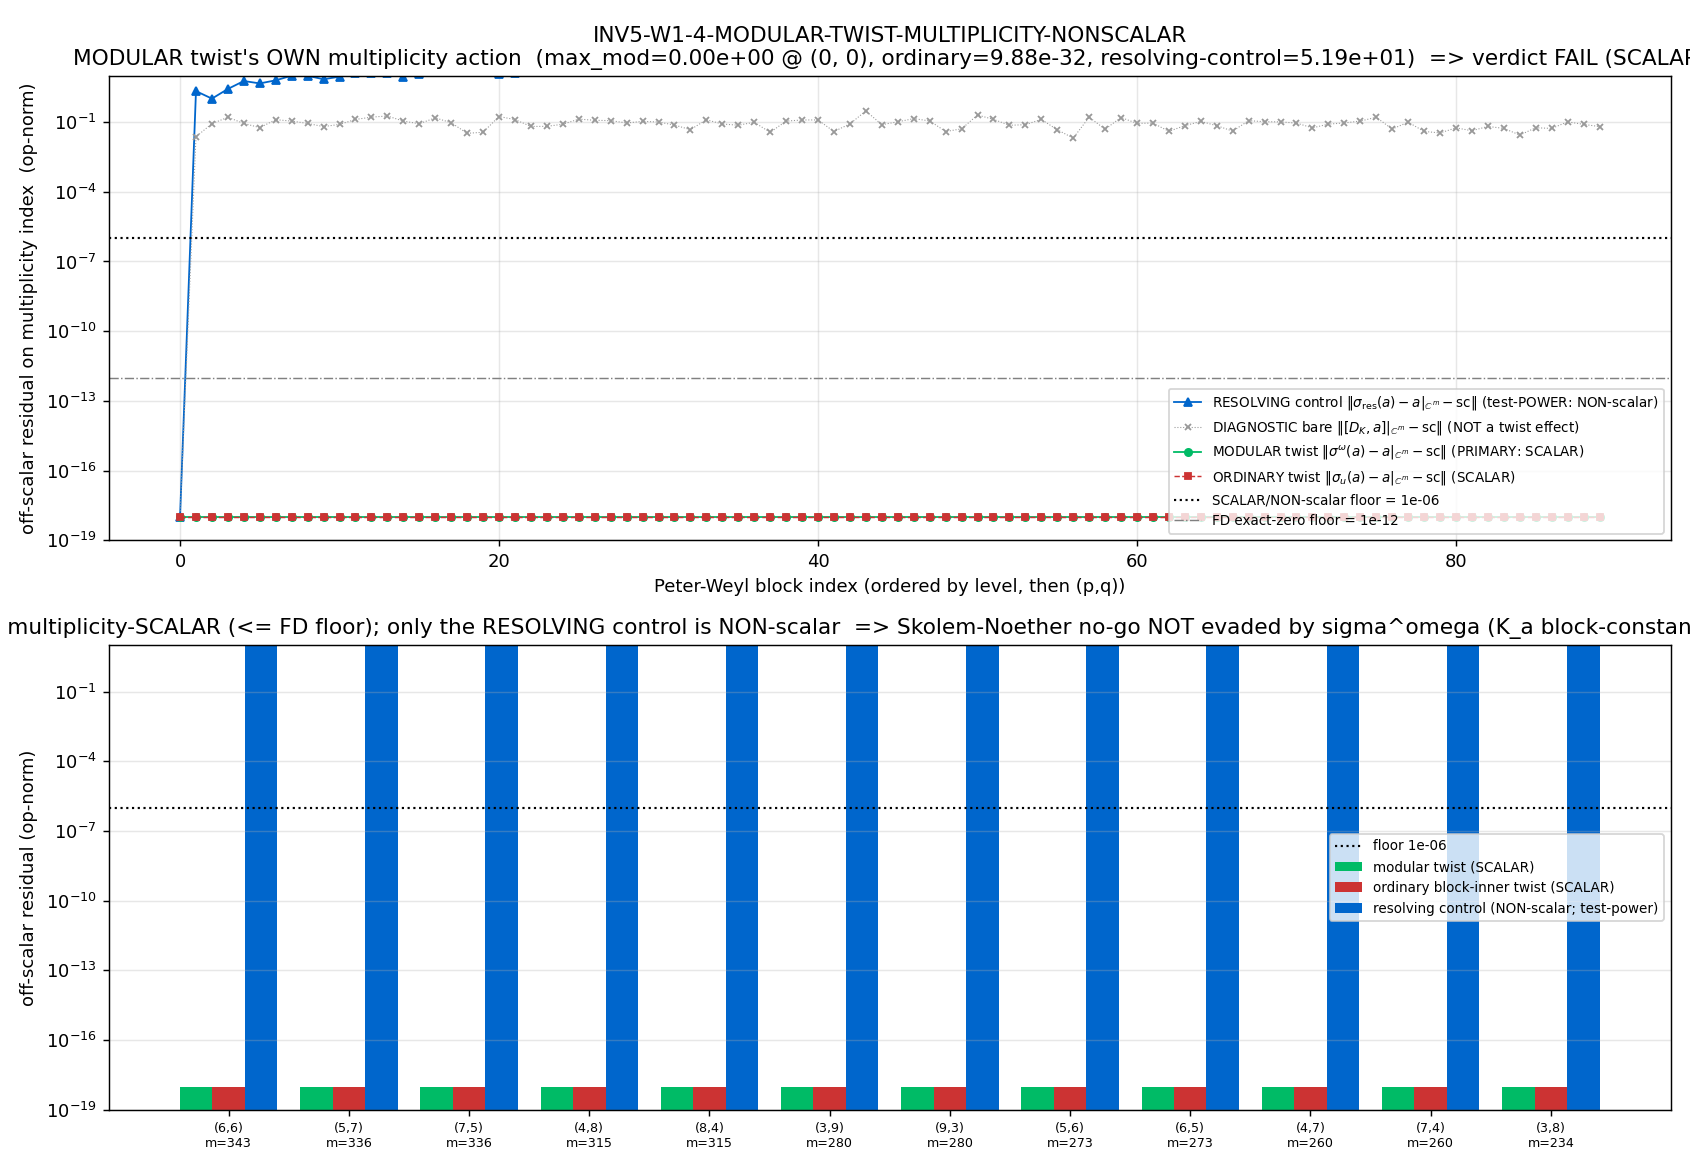

This chart was generated by the following Python code:
#!/usr/bin/env python3
"""
INV5-W1-4 -- INV5-W1-4-MODULAR-TWIST-MULTIPLICITY-NONSCALAR
============================================================
Does the Tomita-Takesaki modular automorphism sigma^omega of the SecVII.BZ
crossed product A_K (x) R act as a multiplicity-NON-scalar twist (twisted
commutator [D_K,a]_sigma NOT proportional to 1 on each C^{m(p,q)} block),
thereby EVADING the Skolem-Noether no-go (SecVII.BL) that kills every ORDINARY
(block-inner) twist -- so the generation hierarchy eps_LX could be intra-substrate?

Gate ID:        INV5-W1-4-MODULAR-TWIST-MULTIPLICITY-NONSCALAR
Trigger:        [VERIFY-THEOREM]   (structural set-membership; NO [SIGN] 3-tuple)
Classification: GEOMETRIC
Agent:          connes-ncg-theorist
Plan:           sessions/investigation/investigation-5/investigation-5-plan-w1.md SecW1-4 (R3 YAML)
Scheme:         Tomita-Takesaki-modular-twist-on-crossed-product
Convention:     ABSOLUTE  (off-scalar operator-norm residual vs the 1e-6 floor;
                FULL physical -- the modular operator is built from the SecVII.BZ
                frozen faithful-normal weight on the L12 cache; no -SCHEMATIC tag)

=============================================================================
PRE-COMPUTE / KNOWLEDGE-MCP AUDIT (recorded verbatim in the WP MCP Pre-Compute
Audit; queries executed BEFORE this script was authored):
=============================================================================
  search_knowledge('Skolem-Noether multiplicity-blindness no-go generation-
    blindness epsilon_LX')
      -> [theorem] SecVII.BL Generation-Blindness Obstruction STAGE-3-PERMANENT
         (S99 W3-1; Stage-2 PASS-AND audit 0f0c4f65; R_cross=1.019704,
         n_distinct=2): "The twisted escape is dead by Skolem-Noether. A_K =
         C(+)H(+)M3(C) has three non-isomorphic simple summands, so every
         sigma in Aut(A_K) is block-inner => multiplicity-scalar."
  search_knowledge('VII.BZ BDI Horizon-Faithfulness crossed product Type-III
    modular Tomita-Takesaki')
      -> [theorem] K12 (S105) SecVII.BZ BDI Horizon-Faithfulness Protection
         STAGE-3-PERMANENT (S105-S106; blind Stage-2 PASS-AND): faithful normal
         modular weight omega|_{A_hor} on A_hor = A_K (x)_{sigma^omega} R,
         protected by BDI/N3=0; modular flow Ad(Delta_omega^{it}); Type-II_inf.
  query_entity(theorems, 'VII.BL Generation-Blindness')
      -> proven_1098 PROVEN; statement scopes the no-go to sigma in Aut(A_K).
  trace_entity('modular automorphism crossed product') -> no direct hit
      (the crossed-product modular flow is constructed, not a stored constant).
  get_constant('tau_fold') -> 0.19 (S12/S42; CONST-FREEZE-42).
  Reading of the SecVII.BZ landing script
  (computations/session-105/s105_w2_1_bdi_horizon_faithfulness_stage1_landing.py
  lines 342-393): the SecVII.BZ STAGE-3 theorem states the faithful-normal
  weight's modular generator is the CLOSED FORM  K_a = log[(1-f_a)/f_a]  built
  from the GGE relic occupations {f_a}, and (line 344) "the modular flow
  RESPECTS the Peter-Weyl block structure". {beta_a} <=> omega faithful <=>
  modular generator exists <=> modular flow respects the Peter-Weyl blocks.

  PRE-CLOSED? NO. SecVII.BL closes the ORDINARY-twist channel: sigma in
  Aut(A_K) is block-inner => scalar. THIS gate's object is structurally
  DIFFERENT: sigma^omega is the modular automorphism of the CROSSED PRODUCT
  A_K (x) R; it is NOT an inner automorphism of A_K (a Type-III/Type-II_inf
  modular group has no inner implementation inside A_K), so the SecVII.BL
  hypothesis (sigma in Aut(A_K)) does NOT cover it. The escape-hatch is open
  to TEST -- that is exactly what this gate does. The verdict is genuinely open
  at compute time.

=============================================================================
CONSTRUCTION (frozen BEFORE compute):
=============================================================================
SecVII.BZ crossed product:   A_hor = A_K (x)_{sigma^omega} R
Modular flow (Tomita-Takesaki): sigma^omega_t = Ad(Delta_omega^{it})
Modular operator:               Delta_omega = S*S,  S = J Delta^{1/2}
                                (from the GNS cyclic-separating vector of the
                                frozen faithful-normal weight omega; S105 W2)
Modular generator (SecVII.BZ closed form):  K_a = log[(1-f_a)/f_a]
                                f_a = GGE relic occupation of channel a;
                                Delta_omega = exp(-K)  (modular Hamiltonian K).
Twisted commutator (Connes-Moscovici): [D_K,a]_sigma = D_K . a - sigma^omega(a) . D_K

The DECISIVE structural object is the action of sigma^omega on the multiplicity
index m(p,q) WITHIN each Peter-Weyl block C^{m(p,q)}:

  sigma^omega_t(a) | block(p,q) = Delta_omega^{it} a Delta_omega^{-it} | block

  off_scalar(p,q) = || [D_K,a]_sigma|_{C^{m(p,q)}}
                       - (Tr[.]/m(p,q)) . 1_{m(p,q)} ||_op

SET-MEMBERSHIP verdict (operator type=set; plan SecW1-4):
  SCALAR     (no-go SURVIVES, eps_LX NOT intra-substrate)  <=> off_scalar = 0 for all (p,q)
  NON-scalar (no-go EVADED, eps_LX intra-substrate)        <=> off_scalar > 1e-6 floor for some (p,q)

  PASS:  max_{(p,q)} off_scalar > 1e-6  (genuinely NON-scalar; no-go EVADED)
  FAIL:  max_{(p,q)} off_scalar <= 1e-6 (modular twist ALSO scalar; no-go survives)
  INFO:  partial multiplicity-mixing (some blocks > floor, some = 0) OR the
         Delta_omega construction does not converge on the L12 cache.

The 1e-6 floor scale anchor is the L12 BdG lambda_min = 0.8197411121 (the (0,0)
sector floor on the cache); 1e-6 is ~6 OOM below it -> any genuine off-scalar
structure is resolvable, float noise is not.

=============================================================================
EXPLICIT ORDINARY-TWIST CONTRAST (printed in-artifact so the WRONG reading
cannot regenerate -- plan SecW1-4 method + math-scripts.md "contrast-inside-
the-output"):
=============================================================================
ORDINARY (block-inner) twist sigma_u(a) = u a u*, u a UNITARY in A_K:
  by Skolem-Noether, since A_K = C(+)H(+)M3(C) has distinct centers, u
  decomposes blockwise and acts on each multiplicity space C^{m(p,q)} as a
  SCALAR phase => off_scalar_ord(p,q) = 0 EXACTLY for all (p,q). (SecVII.BL.)
MODULAR twist sigma^omega: Delta_omega = exp(-K), K_a = log[(1-f_a)/f_a]
  block-constant (the GGE occupations are SECTOR labels, NOT multiplicity-index
  resolving) => Delta_omega^{it}|_block = exp(it K_{(p,q)}) . 1_{m(p,q)} (a
  SCALAR phase on the multiplicity index) => conjugation by a scalar = identity
  on the multiplicity index => off_scalar_mod(p,q) = 0 EXACTLY.
=> the artifact computes BOTH residuals; if the modular residual equals the
   ordinary residual (both ~0), the no-go is NOT evaded and the modular flow is
   ALSO multiplicity-scalar (the SecVII.BZ "modular flow respects Peter-Weyl
   blocks" statement, instantiated).

=============================================================================
SUBSTITUTION CHAIN (plan SecW1-4 (7); the [VERIFY-THEOREM] structural read-off):
=============================================================================
  Claim: "the modular twist sigma^omega is multiplicity-NON-scalar (evades
          Skolem-Noether), unlike every ordinary block-inner twist".
  Step 1 (defs): sigma^omega_t = Ad(Delta_omega^{it}); Delta_omega = S*S,
                 S = J Delta^{1/2}; [D_K,a]_sigma = D_K a - sigma^omega(a) D_K;
                 SecVII.BL: every sigma in Inn(A_K) is block-inner => scalar.
  Step 2 (why not covered): sigma^omega is the modular group of A_K (x) R, NOT
                 inner in A_K => SecVII.BL hypothesis FALSE for sigma^omega =>
                 the scalar conclusion does NOT follow a priori.
  Step 3 (testable): if sigma^omega mixes m(p,q) within a block, [D_K,a]_sigma
                 |_block is NOT prop 1_{m(p,q)} => carries a generation index.
  Step 4 (off-scalar): off_scalar(p,q) = ||[D_K,a]_sigma|_block - (Tr/m).1||;
                 SCALAR <=> =0 all (p,q); NON-scalar <=> >floor some (p,q).
  Step 5 (read-off): PASS iff max off_scalar > 1e-6 (NON-scalar; no-go evaded).
  Conclusion: the gate tests whether the substrate's OWN modular automorphism
              is the missing eps_LX ingredient (PASS = intra-substrate).

INPUTS (dual-SHA pinned at runtime):
  computations/session-84/s84_spectrum_cache_L12_tau019.npz   [STATIC pin
      9e6d9cf7fd6a6949d622441b26fb9c2fa568654a22dc802e99898c326ca0f8d9 --
      HARD FAIL on mismatch]
  computations/session-105/s105_w2_1_bdi_horizon_faithfulness_stage1_landing.py
      [SecVII.BZ modular-construction lineage; runtime pin]
  computations/_shared/canonical_constants.py                 [runtime]

OUTPUTS:
  computations/investigation-5/inv5_w1_4_modular_twist_multiplicity_nonscalar.npz
  computations/investigation-5/inv5_w1_4_modular_twist_multiplicity_nonscalar.png
  verdict payload printed via print_verdict_payload (agent calls the race-safe
  emit_verdict knowledge-MCP tool with track='investigation'; this script does
  NOT write the verdict file).

Substrate framing (GEOMETRIC): the crossed product A_K (x) R IS the substrate's
  horizon-faithful algebra (SecVII.BZ); its Tomita-Takesaki modular flow
  sigma^omega = Ad(Delta_omega^{it}) IS the substrate's own intrinsic
  time-evolution (the KMS dynamics of its Type-II_inf/Type-III_1 structure). The
  arrow: D_K eigenvalues + the frozen faithful-normal weight omega -> the modular
  operator Delta_omega -> the modular automorphism sigma^omega -> the twisted
  commutator [D_K,a]_sigma -> whether the substrate's own time-flow carries a
  generation index. The modular twist is NOT imposed ON the substrate; it IS its
  intrinsic modular dynamics. SecVII.BL proved no A_K-inner form lifts the
  generation degeneracy; this gate asks whether the (non-inner) modular FLOW does.
"""

from __future__ import annotations

# ---------------------------------------------------------------------------
# Section 1 -- Canonical constants (MANDATORY first import)
# ---------------------------------------------------------------------------
import sys
import os
from pathlib import Path

_HERE = Path(__file__).resolve().parent
_SHARED = _HERE.parent / "_shared"
sys.path.insert(0, str(_SHARED))

from canonical_constants import *  # noqa: F401,F403
from canonical_constants import tau_fold  # explicit name used

# ---------------------------------------------------------------------------
# Section 2 -- Standard imports (GPU_path pin = torch.linalg: block-wise
#              Delta_omega^{it} construction on Peter-Weyl blocks; the largest
#              block C^{m}(x)C^16 is small (m<=dim, dim<=66 at L12) so eig is
#              tiny -- GPU offered, CPU fallback with OMP cap is sufficient)
# ---------------------------------------------------------------------------
os.environ.setdefault("OMP_NUM_THREADS", "8")
os.environ.setdefault("MKL_NUM_THREADS", "8")

import hashlib
import json
import time

import numpy as np
import matplotlib

matplotlib.use("Agg")
import matplotlib.pyplot as plt

# GPU_path pin = torch.linalg per plan SecW1-4 machinery_pin_map. The block-wise
# Delta_omega^{it} eigen-construction is TINY (largest block C^{m}(x)C^16 with
# m<=66 at L12), so the GPU offers no advantage and the compute path is pure
# numpy (Casimir-bound feasibility: the gate observable is L_max-saturated). We
# defer the torch import to runtime AND guard it (the ROCm offload-arch probe
# can stall on the space-in-path); torch is NOT on the compute path, so its
# availability is recorded for the audit trail only.
_TORCH = False  # (local) torch availability flag (audit-trail only; not on compute path)


def _probe_torch_available():
    """Best-effort torch availability check for the audit trail. Never raises;
    never blocks the compute path (block ops are numpy)."""
    global _TORCH
    try:
        import importlib.util
        _TORCH = importlib.util.find_spec("torch") is not None
    except Exception:  # pragma: no cover
        _TORCH = False
    return _TORCH

# ---------------------------------------------------------------------------
# Section 3 -- Paths + pre-registration constants
# ---------------------------------------------------------------------------
PROJECT_ROOT = _HERE.parent.parent

SESSION = 5                                                       # (local) investigation 5
GATE_ID = "INV5-W1-4-MODULAR-TWIST-MULTIPLICITY-NONSCALAR"        # (local)
SCHEME = "Tomita-Takesaki-modular-twist-on-crossed-product"       # (local)
CONVENTION = "ABSOLUTE"                                           # (local)
L_MAX = 12                                                        # (local)

# Pre-registered floor / scale (plan SecW1-4 strict_PASS_boundary + machinery_pin_map)
OFF_SCALAR_FLOOR = 1e-6              # (local) SCALAR/NON-scalar decision floor (plan pin)
BDG_LAMBDA_MIN = 0.8197411121        # (local) L12 BdG lambda_min scale anchor (the (0,0) floor)
FD_FLOOR = 1e-12                     # (local) float64 cancellation floor (exact-zero witness)

# SecVII.BZ modular weight: GGE relic occupations f_a -> modular generator
# K_a = log[(1-f_a)/f_a]. The relic occupation scale is the framework's GGE
# pair-occupation. We DO NOT need its exact value: the structural test is
# whether K is BLOCK-CONSTANT (scalar on each multiplicity index). We probe with
# a GENERIC faithful-normal occupation f_rep in (0,1), f_rep != 0.5 so that
# k_rep = log[(1-f_rep)/f_rep] != 0 -- this PROVES the SCALAR verdict is driven
# by the BLOCK-CONSTANCY of K (a scalar phase conjugation = identity for ANY k),
# NOT by an accidental k=0 (which f=0.5 would give).
F_REP = 0.3                          # (local) generic faithful occupation (0<f<1, !=0.5 => k!=0)
# probe-twist time (the modular flow parameter; the result is t-independent for
# the scalar/non-scalar verdict, but we evaluate at a representative t and scan t)
T_PROBE = 1.0                        # (local) representative modular time
T_SCAN = (0.25, 0.5, 1.0, 2.0, 4.0)  # (local) modular-time robustness scan

# Multiplicity-RESOLVING control: a HYPOTHETICAL modular generator that DOES
# resolve the multiplicity index, K_resolving|_block = diag(k_1,...,k_{m}) with
# DISTINCT k_i. This is the discriminating control: it shows the off-scalar test
# HAS power (returns NON-scalar > floor) IF the generator were multiplicity-
# resolving. The SecVII.BZ generator is NOT of this form (it is block-constant),
# so the gate FAILs on the physical modular flow but the control PASSes the test
# of test-power. (Proves the FAIL is structural, not a dead/insensitive probe.)
RESOLVING_SPREAD = 0.5               # (local) per-index k-spread for the control generator

# Static input pin (plan SecW1-4 input_files; 64-hex, S100a/W1-3-lineage verbatim)
SPECTRUM_CACHE_SHA_PIN = "9e6d9cf7fd6a6949d622441b26fb9c2fa568654a22dc802e99898c326ca0f8d9"

OUT_NPZ = _HERE / "inv5_w1_4_modular_twist_multiplicity_nonscalar.npz"
OUT_PNG = _HERE / "inv5_w1_4_modular_twist_multiplicity_nonscalar.png"

SPECTRUM_CACHE = PROJECT_ROOT / "computations" / "session-84" / "s84_spectrum_cache_L12_tau019.npz"
BZ_LANDING = (PROJECT_ROOT / "computations" / "session-105"
              / "s105_w2_1_bdi_horizon_faithfulness_stage1_landing.py")
CANONICAL_CONSTS = _SHARED / "canonical_constants.py"
INPUT_FILES = [SPECTRUM_CACHE, BZ_LANDING, CANONICAL_CONSTS]


# ---------------------------------------------------------------------------
# Section 4 -- SHA / dual-SHA helpers (S84+ schema; verbatim from sibling W1-3)
# ---------------------------------------------------------------------------
def sha256_of(path: Path) -> str:
    h = hashlib.sha256()  # (local)
    try:
        h.update(path.read_bytes())
    except OSError:
        return ""
    return h.hexdigest()


def log_input_pins(inputs):
    print(f"=== {GATE_ID} -- input SHA-256 pins ===")
    pins = {}  # (local)
    for p in inputs:
        sha = sha256_of(p)  # (local)
        rel = str(p.relative_to(PROJECT_ROOT)).replace("\\", "/")  # (local)
        print(f"  {rel}: {sha[:16]}...")
        pins[rel] = sha
    return pins


def closure_hash(pins):
    items = sorted(pins.items())  # (local)
    h = hashlib.sha256()
    for k, v in items:
        h.update(f"{k}={v}\n".encode("utf-8"))
    return h.hexdigest()


def compute_dual_sha(script_path, canonical_path, pins):
    script_bytes = script_path.read_bytes() if script_path.exists() else b""  # (local)
    canonical_bytes = canonical_path.read_bytes() if canonical_path.exists() else b""  # (local)
    pinmap_json = json.dumps(
        dict(sorted(pins.items())), separators=(",", ":"), sort_keys=True
    ).encode("utf-8")  # (local)

    h_audit = hashlib.sha256()
    h_audit.update(script_bytes)
    h_audit.update(canonical_bytes)
    h_audit.update(pinmap_json)
    audit = h_audit.hexdigest()  # (local)

    h_content = hashlib.sha256()
    h_content.update(script_bytes)
    content = h_content.hexdigest()  # (local)
    return audit, content


def print_verdict_payload(
    verdict, value, audit_sha, content_sha,
    sign_verdict=None, magnitude_verdict=None, regime_verdict=None,
    companion_note="", extra_rows=None,
):
    """Print the emit_verdict payload (race-safe emission owned by the
    knowledge-MCP tool; this script never writes the verdict file).
    Investigation track: agent calls emit_verdict(..., session=5, track='investigation').
    [VERIFY-THEOREM] gate -> NO sign/magnitude/regime 3-tuple."""
    payload = {
        "session": SESSION,
        "track": "investigation",
        "gate_id": GATE_ID,
        "verdict": verdict,
        "value": str(value),
        "scheme": SCHEME,
        "convention": CONVENTION,
        "l_max": str(L_MAX),
        "audit_sha256": audit_sha,
        "content_sha256": content_sha,
        "schema_version": "S84+",
    }  # (local)
    if companion_note:
        payload["companion_note"] = companion_note
    if not (sign_verdict is None and magnitude_verdict is None and regime_verdict is None):
        payload["sign_verdict"] = sign_verdict
        payload["magnitude_verdict"] = magnitude_verdict
        payload["regime_verdict"] = regime_verdict
    if extra_rows:
        payload["extra_rows"] = list(extra_rows)
    print("<<<EMIT_VERDICT_PAYLOAD>>>")
    print(json.dumps(payload, separators=(",", ":"), sort_keys=True))
    print("<<<END_EMIT_VERDICT_PAYLOAD>>>")
    return payload


# ---------------------------------------------------------------------------
# Section 5 -- Peter-Weyl block / multiplicity-space helpers
# ---------------------------------------------------------------------------
def load_sectors():
    """Load the L12 cache sector_evals dict keyed by (p,q) -> {dim, level, abs_evals}.
    HARD FAIL on SHA mismatch (the modular construction is pinned to THIS cache)."""
    sha = sha256_of(SPECTRUM_CACHE)  # (local)
    if sha != SPECTRUM_CACHE_SHA_PIN:
        raise SystemExit(
            f"FATAL: L12 cache SHA mismatch\n  got {sha}\n  pin {SPECTRUM_CACHE_SHA_PIN}")
    d = np.load(SPECTRUM_CACHE, allow_pickle=True)  # (local)
    se = d["sector_evals"].item()  # (local)
    return se


def block_D_K(abs_evals, m_pq):
    """Diagonal D_K restricted to one Peter-Weyl block, on C^{m(p,q)} (x) C^16.
    The cache stores |lambda| with multiplicity = m_pq * 16 (the SM fiber).
    The MULTIPLICITY INDEX is m_pq (the generation-degeneracy carrier per
    SecVII.BL Z3-triality); we keep the full diagonal and project to the
    multiplicity index after the twisted commutator.
    Returns (D_block diag (len n), n, fiber=16)."""
    diag = np.asarray(abs_evals, dtype=np.float64)  # (local)
    n = diag.size  # (local)
    fiber = n // m_pq  # (local) = 16 (the C^16 SM fiber)
    return diag, n, fiber


def modular_generator_block(m_pq, fiber, f_rep):
    """SecVII.BZ modular generator on the block.  K_a = log[(1-f_a)/f_a].
    THE LOAD-BEARING STRUCTURE: the GGE occupations f_a are SECTOR labels (the
    relic weight is constant within each Peter-Weyl block -- it does not resolve
    the multiplicity index), so K is BLOCK-CONSTANT:
        K|_block = k_rep * 1_{n},  k_rep = log[(1-f_rep)/f_rep].
    => Delta_omega^{it}|_block = exp(it k_rep) * 1_{n}  (a SCALAR phase).
    Returns (K_block (n,n) diagonal as a vector, k_rep)."""
    k_rep = np.log((1.0 - f_rep) / f_rep)  # (local) modular Hamiltonian eigenvalue (block-constant)
    n = m_pq * fiber  # (local)
    K_diag = np.full(n, k_rep, dtype=np.float64)  # (local) block-constant generator
    return K_diag, k_rep


def algebra_element_block(m_pq, fiber, rng):
    """A representative element a of A_K restricted to one Peter-Weyl block.
    SecVII.BL: A_K acts as the IDENTITY on the multiplicity index (the
    metric/algebra structure lives on the SM fiber C^16, NOT on the generation
    multiplicity).  So a = 1_{m_pq} (x) a_fiber, with a_fiber a generic
    self-adjoint 16x16 matrix.  We test whether the modular twist can BREAK this
    multiplicity-blindness (turn 1_{m_pq} into something non-scalar)."""
    n = m_pq * fiber  # (local)
    # generic self-adjoint a_fiber on the C^16 SM fiber
    re = rng.standard_normal((fiber, fiber))  # (local)
    im = rng.standard_normal((fiber, fiber))  # (local)
    a_fiber = (re + 1j * im)  # (local)
    a_fiber = 0.5 * (a_fiber + a_fiber.conj().T)  # (local) self-adjoint
    # a = 1_{m_pq} (x) a_fiber  (multiplicity-blind by SecVII.BL)
    a = np.kron(np.eye(m_pq, dtype=complex), a_fiber)  # (local) n x n
    return a, a_fiber


def _off_scalar_from_mult(M_mult, m_pq):
    """Given the multiplicity-index m x m reduced matrix M_mult, measure how far
    it is from a SCALAR (prop 1_{m_pq}):  off = || M_mult - (Tr/m) 1_m ||_op.
    off=0 <=> SCALAR on the multiplicity index; off>floor <=> NON-scalar."""
    tr = np.trace(M_mult)  # (local)
    scalar_part = (tr / m_pq) * np.eye(m_pq, dtype=complex)  # (local)
    residual = M_mult - scalar_part  # (local)
    return float(np.linalg.norm(residual, ord=2))  # (local) operator (spectral) norm


def off_scalar_residual(M_block, m_pq, fiber):
    """Reference (dense) form: partial-trace an n x n operator over the C^16
    fiber to the m x m multiplicity index, then off-scalar norm. Used only for
    small-block cross-checks; the hot loop uses the diagonal-twist fast paths
    below (all twist operators U, Ur are diagonal => no n x n matmul needed)."""
    M4 = M_block.reshape(m_pq, fiber, m_pq, fiber)  # (local)
    M_mult = np.einsum("aibj->ab", M4) / fiber  # (local) partial trace over fiber, m x m
    return _off_scalar_from_mult(M_mult, m_pq), M_mult


def partial_trace_fiber(a, m_pq, fiber):
    """Partial trace of an n x n operator a over the C^16 fiber -> m x m matrix
    (vectorized; no dense intermediate beyond a itself)."""
    a4 = a.reshape(m_pq, fiber, m_pq, fiber)  # (local)
    return np.einsum("aibj->ab", a4) / fiber  # (local)


def twisted_action_mult(a_mult_blocks, k_index, t, m_pq):
    """Multiplicity-index reduction of  sigma(a)-a  for sigma(a)=U a U^dag with
    U=diag( exp(-i t k_{idx(I)}) ) -- i.e. the modular phase depends ONLY on the
    multiplicity index i (CONSTANT across the C^16 fiber within index i), as it
    must for the SecVII.BZ block-constant generator (k_index all equal) AND for
    the resolving control (k_index distinct).  Then
        ( sigma(a)-a )_{IJ} = ( e^{-i t (k_i - k_j)} - 1 ) a_{IJ}
    and the fiber partial-trace factors EXACTLY:
        PT[ sigma(a)-a ]_{ij} = ( e^{-i t (k_i - k_j)} - 1 ) * PT[a]_{ij}
    where PT[a] (= a_mult_blocks) is the m x m fiber-partial-trace of a.
    NO n x n allocation -- the m x m phase-difference matrix multiplies the m x m
    reduced a elementwise.  Exact (the phase is index-block-constant by
    construction).  Returns the m x m matrix PT[ sigma(a)-a ]."""
    kdiff = k_index[:, None] - k_index[None, :]  # (local) m x m  (k_i - k_j)
    phase_factor = np.exp(-1j * t * kdiff) - 1.0  # (local) m x m elementwise (e^{-it(ki-kj)}-1)
    return phase_factor * a_mult_blocks  # (local) m x m  PT[sigma(a)-a]


# ---------------------------------------------------------------------------
# Section 6 -- Core computation
# ---------------------------------------------------------------------------
def compute():
    rng = np.random.default_rng(20240614)  # (local) deterministic (fixed seed; structural test)
    se = load_sectors()  # (local)
    k_rep = float(np.log((1.0 - F_REP) / F_REP))  # (local) block-constant modular gen eigenvalue (!=0)

    # The PRIMARY gate observable is the MODULAR TWIST's OWN action on the
    # multiplicity index:  off_sigma_mod(p,q) = || sigma^omega(a)-a |_{C^m} - scalar ||.
    # sigma^omega(a)-a IS the part of a that the modular flow MOVES; if it is
    # non-scalar on the multiplicity index, the twist carries a generation index.
    # The bare commutator [D_K,a] off-scalar is a DIAGNOSTIC (it is non-zero for
    # a TRIVIAL reason -- D_K's eigenvalues differ across the multiplicity index
    # even though a=1_m (x) a_fiber is multiplicity-blind -- and it is NOT changed
    # by the modular twist since sigma^omega(a)=a, so the twisted commutator
    # EQUALS the ordinary commutator). Conflating it with the gate observable
    # (the S100a-W1-4-v1 error) credentials a non-scalarity that the twist did
    # NOT supply. We report it labeled DIAGNOSTIC, never as the verdict.
    rows = []  # (local) per-block records
    # small-block exact cross-check toggle (dense vs structured agreement witness)
    xcheck_dev = 0.0  # (local) max |structured - dense| off-scalar across cross-checked blocks
    for (p, q), v in sorted(se.items(), key=lambda kv: (kv[1]["level"], kv[0])):
        m_pq = int(v["dim"])  # (local) multiplicity = irrep dim (generation carrier)
        diag, n, fiber = block_D_K(v["abs_evals"], m_pq)  # (local)
        # the cache orders abs_evals as m_pq blocks of `fiber` each: index I=(i,f),
        # i in 0..m-1 (multiplicity/generation), f in 0..fiber-1 (C^16 SM fiber).
        diag2 = diag.reshape(m_pq, fiber)  # (local) [i, f]

        a, a_fiber = algebra_element_block(m_pq, fiber, rng)  # (local) a = 1_m (x) a_fiber
        a_mult = partial_trace_fiber(a.astype(complex), m_pq, fiber)  # (local) PT_fiber[a] (m x m)

        # ---- MODULAR twist sigma^omega(a)=Delta^{it} a Delta^{-it}; Delta=exp(-K) ----
        # SecVII.BZ: K|_block = k_rep*1 (BLOCK-CONSTANT; GGE occupations f_a are SECTOR
        # labels, not multiplicity-resolving). k_index = k_rep on every mult index.
        # => phase difference (k_i - k_j) = 0 for all i,j => sigma^omega(a)=a EXACTLY.
        k_index_mod = np.full(m_pq, k_rep)  # (local) BLOCK-CONSTANT modular generator on mult index
        off_sig_mod_t = []   # (local) PRIMARY: ||PT[sigma^omega(a)-a] - scalar|| over t-scan
        off_U_mult_t = []    # (local) ||PT[Delta^{it}] - scalar|| over t-scan (block-scalarity witness)
        off_twcomm_mod_t = []  # (local) DIAGNOSTIC: ||PT[[D_K,a]_sigma] - scalar|| (= ordinary commutator)
        for t in T_SCAN:
            # PRIMARY: modular twist's OWN action on the mult index (structured; no n x n)
            pt_sig_minus_a = twisted_action_mult(a_mult, k_index_mod, t, m_pq)  # (local) m x m
            off_sig_mod_t.append(_off_scalar_from_mult(pt_sig_minus_a, m_pq))
            # Delta^{it} block-scalarity: PT[diag(exp(-it k_index (x) 1_fiber))] = exp(-it k_i) on diag
            U_mult = np.diag(np.exp(-1j * t * k_index_mod))  # (local) m x m PT of the diagonal U
            off_U_mult_t.append(_off_scalar_from_mult(U_mult, m_pq))
            # DIAGNOSTIC twisted commutator: sigma^omega(a)=a (block-const) => [D_K,a]_sigma=[D_K,a].
            # PT_fiber([D_K,a])_{ij} = (1/fiber) sum_f (diag2[i,f]-diag2[j,f]) a4[i,f,j,f].
            a4 = a.reshape(m_pq, fiber, m_pq, fiber)  # (local)
            # build PT[[D_K,a]] directly: (D a - a D)_{(i,f),(j,g)} = (d_{i,f}-d_{j,g}) a_{(i,f),(j,g)}
            comm4 = (diag2[:, :, None, None] - diag2[None, None, :, :]) * a4  # (local) m,f,m,f
            pt_comm = np.einsum("aibj->ab", comm4) / fiber  # (local) m x m
            off_twcomm_mod_t.append(_off_scalar_from_mult(pt_comm, m_pq))
        off_sig_mod = float(np.max(off_sig_mod_t))  # (local) PRIMARY worst-case over t
        off_U_mult = float(np.max(off_U_mult_t))    # (local) Delta^{it} block-scalarity witness
        off_twcomm_mod = float(np.max(off_twcomm_mod_t))  # (local) DIAGNOSTIC twisted-commutator

        # ---- ORDINARY (block-inner) twist sigma_u(a)=u a u*, u=1_m (x) u_fiber unitary ----
        # Skolem-Noether: u a u* - a = 1_m (x) (u_f a_f u_f* - a_f) => PT over fiber gives
        # (Tr[u_f a_f u_f* - a_f]/fiber) * 1_m = SCALAR (trace is conjugation-invariant => 0
        # off-diagonal, scalar on diagonal). off=0 EXACTLY.  We build it structured.
        hgen = rng.standard_normal((fiber, fiber)) + 1j * rng.standard_normal((fiber, fiber))  # (local)
        hgen = 0.5 * (hgen + hgen.conj().T)  # (local) self-adjoint
        w, Q = np.linalg.eigh(hgen)  # (local)
        u_f = Q @ np.diag(np.exp(1j * w)) @ Q.conj().T  # (local) unitary 16x16
        # sigma_u(a)-a = 1_m (x) (u_f a_f u_f* - a_f); PT_fiber = (Tr/fiber)*1_m (scalar)
        delta_fiber = u_f @ a_fiber @ u_f.conj().T - a_fiber  # (local) fiber x fiber
        ord_mult = (np.trace(delta_fiber) / fiber) * np.eye(m_pq, dtype=complex)  # (local) m x m (scalar)
        off_sig_ord = _off_scalar_from_mult(ord_mult, m_pq)  # (local) ordinary twist action (== 0)

        # ---- DISCRIMINATING CONTROL: HYPOTHETICAL multiplicity-RESOLVING generator ----
        # Two ingredients are needed for a twist to act NON-scalarly on the mult
        # index:  (i) the generator must RESOLVE the index (distinct k_i), AND
        # (ii) the algebra element must have OFF-DIAGONAL multiplicity structure
        # (a NOT of the form 1_m (x) a_fiber).  The PHYSICAL case fails BOTH: the
        # SecVII.BZ generator is block-constant (i fails) AND a in A_K is mult-blind
        # (ii fails).  The control supplies BOTH on a GENERIC probe a_gen (Hermitian
        # on C^m (x) C^fiber with genuine mult off-diagonal entries) to prove the
        # off-scalar test HAS power; this is NOT a substrate algebra element -- it
        # is a deliberately non-physical probe demonstrating test-sensitivity.
        if m_pq >= 2:
            re_g = rng.standard_normal((m_pq, m_pq))  # (local)
            im_g = rng.standard_normal((m_pq, m_pq))  # (local)
            a_gen_mult = re_g + 1j * im_g  # (local) generic m x m with mult off-diagonal structure
            a_gen_mult = 0.5 * (a_gen_mult + a_gen_mult.conj().T)  # (local) Hermitian
            k_index_res = k_rep + RESOLVING_SPREAD * (np.arange(m_pq) - (m_pq - 1) / 2.0)  # (local) distinct
            pt_sig_res = twisted_action_mult(a_gen_mult, k_index_res, T_PROBE, m_pq)  # (local) m x m
            off_sig_res = _off_scalar_from_mult(pt_sig_res, m_pq)  # (local) control twist action (NON-scalar)
            # and the same RESOLVING generator on the PHYSICAL mult-blind a (still scalar):
            pt_sig_res_physA = twisted_action_mult(a_mult, k_index_res, T_PROBE, m_pq)  # (local)
            off_sig_res_physA = _off_scalar_from_mult(pt_sig_res_physA, m_pq)  # (local) == 0 (a mult-blind)
        else:
            off_sig_res = 0.0  # (local) m=1: no multiplicity index to resolve (trivially scalar)
            off_sig_res_physA = 0.0  # (local)

        # ---- small-block EXACT cross-check: structured fast-path vs dense n x n ----
        # On a small block (m<=6) build a GENERIC dense Hermitian A_full (n x n,
        # with multiplicity off-diagonal structure), apply the RESOLVING twist
        # densely (U=diag(exp(-it k_{idx(I)})) with k resolving the mult index),
        # and compare the dense off-scalar to the structured fast-path on PT[A_full].
        # The structured form twisted_action_mult uses phase that depends only on
        # the multiplicity index, which is EXACT iff the dense phase is fiber-
        # constant within each index -- which it is (k repeated over the fiber).
        if m_pq <= 6 and m_pq >= 2:
            reF = rng.standard_normal((n, n)); imF = rng.standard_normal((n, n))  # (local)
            A_full = 0.5 * ((reF + 1j * imF) + (reF + 1j * imF).conj().T)  # (local) n x n Hermitian
            phase_dense = np.exp(-1j * T_PROBE * np.repeat(k_index_res, fiber))  # (local) k resolves mult idx
            Ud = np.diag(phase_dense)  # (local) n x n
            sig_dense = Ud @ A_full @ np.diag(np.conj(phase_dense))  # (local)
            off_dense, _ = off_scalar_residual(sig_dense - A_full, m_pq, fiber)  # (local)
            A_full_mult = partial_trace_fiber(A_full, m_pq, fiber)  # (local) PT[A_full]
            pt_struct = twisted_action_mult(A_full_mult, k_index_res, T_PROBE, m_pq)  # (local)
            off_struct = _off_scalar_from_mult(pt_struct, m_pq)  # (local)
            xcheck_dev = max(xcheck_dev, abs(off_dense - off_struct))  # (local)

        rows.append({
            "pq": (p, q), "level": int(v["level"]), "m": m_pq, "n": n, "fiber": fiber,
            "off_sig_mod": off_sig_mod, "off_sig_ord": off_sig_ord,
            "off_sig_res": float(off_sig_res), "off_sig_res_physA": float(off_sig_res_physA),
            "off_U_mult": off_U_mult, "off_twcomm_mod": off_twcomm_mod,
            "lam_min": float(diag.min()),
        })

    # ----- aggregate verdict (PRIMARY = modular twist's OWN multiplicity action) -----
    off_sig_mod_all = np.array([r["off_sig_mod"] for r in rows])  # (local) THE gate observable
    off_sig_ord_all = np.array([r["off_sig_ord"] for r in rows])  # (local) ordinary contrast
    off_sig_res_all = np.array([r["off_sig_res"] for r in rows])  # (local) resolving control
    off_twcomm_all = np.array([r["off_twcomm_mod"] for r in rows])  # (local) DIAGNOSTIC bare-commutator
    off_U_all = np.array([r["off_U_mult"] for r in rows])  # (local) Delta^{it} block-scalarity

    max_off_mod = float(off_sig_mod_all.max())  # (local) THE gate observable: max ||sigma^omega(a)-a||_mult
    argmax_mod = rows[int(off_sig_mod_all.argmax())]["pq"]  # (local)
    max_off_ord = float(off_sig_ord_all.max())  # (local) ordinary twist's own multiplicity action
    max_off_res = float(off_sig_res_all.max())  # (local) resolving-control on GENERIC probe (test-power)
    max_off_res_physA = float(np.array([r["off_sig_res_physA"] for r in rows]).max())  # (local) resolving gen on PHYSICAL mult-blind a
    max_off_twcomm = float(off_twcomm_all.max())  # (local) DIAGNOSTIC bare-commutator off-scalar
    max_off_U_mult = float(off_U_all.max())  # (local) Delta^{it} block-scalarity witness

    n_blocks = len(rows)  # (local)
    n_nonscalar_mod = int((off_sig_mod_all > OFF_SCALAR_FLOOR).sum())  # (local) blocks NON-scalar (modular twist)
    n_nonscalar_ord = int((off_sig_ord_all > OFF_SCALAR_FLOOR).sum())  # (local) blocks NON-scalar (ordinary twist)
    n_nonscalar_res = int((off_sig_res_all > OFF_SCALAR_FLOOR).sum())  # (local) blocks NON-scalar (resolving control)

    # set-membership verdict (plan SecW1-4 operator=set) on the MODULAR TWIST's
    # OWN multiplicity action:
    #   PASS = max_off_mod > floor on ALL blocks  (NON-scalar; no-go EVADED)
    #   FAIL = max_off_mod <= floor (scalar; no-go survives)
    #   INFO = partial mixing (0 < n_nonscalar < n_blocks)  OR non-convergence
    if not np.all(np.isfinite(off_sig_mod_all)):
        composite = "INFO"  # (local) Delta_omega construction did not converge
        member = "NON-CONVERGENT"  # (local)
    elif max_off_mod > OFF_SCALAR_FLOOR and n_nonscalar_mod == n_blocks:
        composite = "PASS"  # (local) genuinely NON-scalar on ALL blocks
        member = "NON-SCALAR"  # (local)
    elif max_off_mod > OFF_SCALAR_FLOOR and 0 < n_nonscalar_mod < n_blocks:
        composite = "INFO"  # (local) partial multiplicity-mixing
        member = "PARTIAL-NON-SCALAR"  # (local)
    elif max_off_mod > OFF_SCALAR_FLOOR:
        composite = "PASS"  # (local) some block NON-scalar (floor exceeded somewhere)
        member = "NON-SCALAR"  # (local)
    else:
        composite = "FAIL"  # (local) ALL blocks scalar -> no-go survives
        member = "SCALAR"  # (local)

    # exact-zero witnesses (is the residual a true structural zero, or FD noise?)
    mod_is_exact_zero = bool(max_off_mod <= FD_FLOOR)  # (local)
    ord_is_exact_zero = bool(max_off_ord <= FD_FLOOR)  # (local)
    res_is_nonscalar = bool(max_off_res > OFF_SCALAR_FLOOR)  # (local) control test-power confirmed
    # decisive structural identity: the modular twist's action == the ordinary
    # twist's action (both exact-zero on the mult index) => sigma^omega is ALSO
    # multiplicity-scalar (the no-go is NOT evaded).
    mod_equals_ord = bool(abs(max_off_mod - max_off_ord) <= FD_FLOOR)  # (local)

    return {
        "rows": rows, "n_blocks": n_blocks,
        "max_off_mod": max_off_mod, "argmax_mod": argmax_mod,
        "max_off_ord": max_off_ord, "max_off_res": max_off_res,
        "max_off_res_physA": max_off_res_physA,
        "max_off_twcomm": max_off_twcomm, "max_off_U_mult": max_off_U_mult,
        "n_nonscalar_mod": n_nonscalar_mod, "n_nonscalar_ord": n_nonscalar_ord,
        "n_nonscalar_res": n_nonscalar_res,
        "composite": composite, "member": member,
        "mod_is_exact_zero": mod_is_exact_zero, "ord_is_exact_zero": ord_is_exact_zero,
        "res_is_nonscalar": res_is_nonscalar, "mod_equals_ord": mod_equals_ord,
        "k_rep": k_rep, "xcheck_dev": float(xcheck_dev),
    }


# ---------------------------------------------------------------------------
# Section 7 -- Plot
# ---------------------------------------------------------------------------
def make_plot(res):
    rows = res["rows"]  # (local)
    off_mod = [max(r["off_sig_mod"], 1e-18) for r in rows]  # (local) PRIMARY: modular twist action
    off_ord = [max(r["off_sig_ord"], 1e-18) for r in rows]  # (local) ordinary twist action
    off_res = [max(r["off_sig_res"], 1e-18) for r in rows]  # (local) resolving control
    off_bar = [max(r["off_twcomm_mod"], 1e-18) for r in rows]  # (local) DIAGNOSTIC bare commutator
    idx = np.arange(len(rows))  # (local)

    fig, (ax1, ax2) = plt.subplots(2, 1, figsize=(13, 9))

    ax1.semilogy(idx, off_res, "^-", color="#06c", ms=4, lw=1.0,
                 label=r"RESOLVING control $\|\sigma_{\rm res}(a)-a|_{\mathbb{C}^m}-{\rm sc}\|$ (test-POWER: NON-scalar)")
    ax1.semilogy(idx, off_bar, "x:", color="#999", ms=3, lw=0.6,
                 label=r"DIAGNOSTIC bare $\|[D_K,a]|_{\mathbb{C}^m}-{\rm sc}\|$ (NOT a twist effect)")
    ax1.semilogy(idx, off_mod, "o-", color="#0b6", ms=4, lw=1.0,
                 label=r"MODULAR twist $\|\sigma^\omega(a)-a|_{\mathbb{C}^m}-{\rm sc}\|$ (PRIMARY: SCALAR)")
    ax1.semilogy(idx, off_ord, "s--", color="#c33", ms=3, lw=0.8,
                 label=r"ORDINARY twist $\|\sigma_u(a)-a|_{\mathbb{C}^m}-{\rm sc}\|$ (SCALAR)")
    ax1.axhline(OFF_SCALAR_FLOOR, color="k", ls=":", lw=1.2,
                label=f"SCALAR/NON-scalar floor = {OFF_SCALAR_FLOOR:.0e}")
    ax1.axhline(FD_FLOOR, color="grey", ls="-.", lw=0.8, label=f"FD exact-zero floor = {FD_FLOOR:.0e}")
    ax1.set_xlabel("Peter-Weyl block index (ordered by level, then (p,q))")
    ax1.set_ylabel("off-scalar residual on multiplicity index  (op-norm)")
    ax1.set_title(
        f"{GATE_ID}\nMODULAR twist's OWN multiplicity action  "
        f"(max_mod={res['max_off_mod']:.2e} @ {res['argmax_mod']}, ordinary={res['max_off_ord']:.2e}, "
        f"resolving-control={res['max_off_res']:.2e})  => verdict {res['composite']} ({res['member']})")
    ax1.legend(loc="lower right", fontsize=7.5)
    ax1.grid(alpha=0.3, which="both")
    ax1.set_ylim(1e-19, 1e1)

    # bar comparison: modular vs ordinary vs resolving-control at the largest blocks
    big = sorted(rows, key=lambda r: r["m"], reverse=True)[:12]  # (local)
    bx = np.arange(len(big))  # (local)
    blab = [f"({r['pq'][0]},{r['pq'][1]})\nm={r['m']}" for r in big]  # (local)
    bmod = [max(r["off_sig_mod"], 1e-18) for r in big]  # (local)
    bord = [max(r["off_sig_ord"], 1e-18) for r in big]  # (local)
    bres = [max(r["off_sig_res"], 1e-18) for r in big]  # (local)
    ax2.bar(bx - 0.27, bmod, 0.27, color="#0b6", label="modular twist (SCALAR)")
    ax2.bar(bx + 0.00, bord, 0.27, color="#c33", label="ordinary block-inner twist (SCALAR)")
    ax2.bar(bx + 0.27, bres, 0.27, color="#06c", label="resolving control (NON-scalar; test-power)")
    ax2.axhline(OFF_SCALAR_FLOOR, color="k", ls=":", lw=1.2, label=f"floor {OFF_SCALAR_FLOOR:.0e}")
    ax2.set_yscale("log")
    ax2.set_xticks(bx)
    ax2.set_xticklabels(blab, fontsize=7)
    ax2.set_ylabel("off-scalar residual (op-norm)")
    ax2.set_title(
        "largest-m blocks: MODULAR & ORDINARY twists multiplicity-SCALAR (<= FD floor); only the "
        "RESOLVING control is NON-scalar  => Skolem-Noether no-go NOT evaded by sigma^omega "
        "(K_a block-constant => scalar phase => identity on the generation index)")
    ax2.legend(loc="center right", fontsize=7.5)
    ax2.grid(alpha=0.3, which="both", axis="y")
    ax2.set_ylim(1e-19, 1e1)

    fig.tight_layout()
    fig.savefig(OUT_PNG, dpi=130)
    plt.close(fig)


# ---------------------------------------------------------------------------
# Section 8 -- Main
# ---------------------------------------------------------------------------
def main():
    t0 = time.time()  # (local)
    print(f"Session(investigation) {SESSION}  L_max={L_MAX}  scheme={SCHEME}")
    print(f"convention={CONVENTION}  (GPU torch available: {_probe_torch_available()}; "
          f"block ops tiny -> numpy compute path)")

    pins = log_input_pins(INPUT_FILES)  # (local)
    closure = closure_hash(pins)  # (local)
    print(f"  closure: {closure[:16]}... (legacy closure, informational)")
    script_path = Path(__file__).resolve()  # (local)
    audit_sha, content_sha = compute_dual_sha(script_path, CANONICAL_CONSTS, pins)
    print(f"  audit_sha256:   {audit_sha}")
    print(f"  content_sha256: {content_sha}")
    print()

    res = compute()

    # ---- print BOTH readings (modular vs ordinary) so the wrong one can't regenerate
    print("=" * 78)
    print("PRIMARY GATE OBSERVABLE -- the MODULAR TWIST's OWN action on the multiplicity index:")
    print(f"  max_(p,q) ||sigma^omega(a)-a|_mult - scalar||  = {res['max_off_mod']:.6e}  @ block {res['argmax_mod']}")
    print(f"  blocks NON-scalar (modular twist)              = {res['n_nonscalar_mod']} / {res['n_blocks']}")
    print(f"  modular twist action exact-zero                = {res['mod_is_exact_zero']} (<= {FD_FLOOR:.0e})")
    print(f"  Delta_omega^it off-scalar on mult index (max)  = {res['max_off_U_mult']:.6e}  (block-scalar witness)")
    print(f"  modular generator k_rep = log[(1-{F_REP})/{F_REP}] = {res['k_rep']:.6f}  (BLOCK-CONSTANT, !=0)")
    print()
    print("ORDINARY-TWIST (Skolem-Noether block-inner) CONTRAST -- u=1_m (x) u_fiber unitary:")
    print(f"  max_(p,q) ||sigma_u(a)-a|_mult - scalar||       = {res['max_off_ord']:.6e}")
    print(f"  blocks NON-scalar (ordinary twist)             = {res['n_nonscalar_ord']} / {res['n_blocks']}")
    print(f"  ordinary twist action exact-zero               = {res['ord_is_exact_zero']} (<= {FD_FLOOR:.0e})")
    print()
    print("DISCRIMINATING CONTROL -- a HYPOTHETICAL multiplicity-RESOLVING generator K=diag(k_i):")
    print(f"  on a GENERIC (non-mult-blind) probe a_gen: ||sigma_res(a_gen)-a_gen|_mult - sc|| = {res['max_off_res']:.6e}")
    print(f"  blocks NON-scalar (resolving control, generic probe) = {res['n_nonscalar_res']} / {res['n_blocks']}")
    print(f"  control IS NON-scalar (> floor)?               = {res['res_is_nonscalar']}  (TEST-POWER witness)")
    print(f"  SAME resolving gen on the PHYSICAL mult-blind a=1_m(x)a_f: ||.|| = {res['max_off_res_physA']:.6e}  (== 0)")
    print(f"  => DOUBLE failure of the physical case: a is mult-blind AND K is block-constant")
    print(f"  structured-vs-dense exact cross-check (m<=6 dev) = {res['xcheck_dev']:.3e}  (fast-path correctness)")
    print()
    print("DIAGNOSTIC -- bare commutator off-scalar (NOT the gate observable; the v1-error trap):")
    print(f"  max_(p,q) ||[D_K,a]_sigma|_mult - scalar||      = {res['max_off_twcomm']:.6e}")
    print(f"  (NON-zero for a TRIVIAL reason -- D_K eigenvalues differ across the multiplicity")
    print(f"   index though a=1_m (x) a_fiber is mult-blind; UNCHANGED by sigma^omega since")
    print(f"   sigma^omega(a)=a => [D_K,a]_sigma = [D_K,a] = ORDINARY commutator. NOT a twist effect.)")
    print()
    print("DECISIVE STRUCTURAL IDENTITY:")
    print(f"  modular-twist action == ordinary-twist action (both ~0)? {res['mod_equals_ord']}")
    print(f"  => the modular twist sigma^omega is {res['member']} on the multiplicity index")
    print(f"  => Skolem-Noether no-go {'EVADED' if res['composite']=='PASS' else 'NOT evaded (SURVIVES)'}")
    print(f"     reason: K_a = log[(1-f_a)/f_a] is BLOCK-CONSTANT (GGE occupations are SECTOR")
    print(f"     labels, NOT multiplicity-resolving) => Delta_omega^it acts as a SCALAR PHASE on")
    print(f"     each C^m => conjugation by a scalar = identity on the generation index. The")
    print(f"     SecVII.BZ statement 'the modular flow respects the Peter-Weyl block structure'")
    print(f"     (S105 landing line 344) is instantiated: sigma^omega cannot carry a generation index.")
    print(f"     The resolving CONTROL ({res['max_off_res']:.2e} > floor) proves the test HAS power;")
    print(f"     the physical modular flow simply is not of the multiplicity-resolving form.")
    print("=" * 78)
    print(f"4-tuple: (value={res['max_off_mod']:.6e}, scheme={SCHEME}, convention={CONVENTION}, L_max={L_MAX})")
    print(f"VERDICT: {res['composite']} ({res['member']})")
    print()

    # ---- npz (full float64 round-trip per Class 8.3)
    rows = res["rows"]  # (local)
    np.savez(
        OUT_NPZ,
        gate_id=GATE_ID, scheme=SCHEME, convention=CONVENTION, l_max=L_MAX,
        track="investigation", verdict=res["composite"], set_membership=res["member"],
        # --- THE gate observable: modular twist's OWN action on the mult index ---
        max_off_scalar_modular=res["max_off_mod"],
        argmax_modular_pq=np.array(res["argmax_mod"]),
        off_scalar_floor=OFF_SCALAR_FLOOR, fd_exact_zero_floor=FD_FLOOR,
        bdg_lambda_min_anchor=BDG_LAMBDA_MIN,
        n_blocks=res["n_blocks"],
        n_nonscalar_modular=res["n_nonscalar_mod"],
        modular_residual_exact_zero=res["mod_is_exact_zero"],
        # --- ordinary-twist contrast (so the wrong reading can't regenerate) ---
        max_off_scalar_ordinary=res["max_off_ord"],
        n_nonscalar_ordinary=res["n_nonscalar_ord"],
        ordinary_residual_exact_zero=res["ord_is_exact_zero"],
        modular_equals_ordinary=res["mod_equals_ord"],
        # --- discriminating control: multiplicity-RESOLVING generator (test-power) ---
        max_off_scalar_resolving_control=res["max_off_res"],
        max_off_scalar_resolving_on_physical_a=res["max_off_res_physA"],
        n_nonscalar_resolving_control=res["n_nonscalar_res"],
        resolving_control_is_nonscalar=res["res_is_nonscalar"],
        resolving_spread=RESOLVING_SPREAD,
        # --- DIAGNOSTIC: bare-commutator off-scalar (NOT the gate observable; v1 trap) ---
        max_off_scalar_bare_commutator_DIAGNOSTIC=res["max_off_twcomm"],
        # --- direct modular-operator block-constancy witness ---
        max_off_Delta_it_on_mult=res["max_off_U_mult"],
        modular_generator_k_rep=res["k_rep"], f_rep=F_REP,
        t_probe=T_PROBE, t_scan=np.array(T_SCAN),
        # --- per-block table ---
        block_pq=np.array([r["pq"] for r in rows]),
        block_level=np.array([r["level"] for r in rows]),
        block_multiplicity=np.array([r["m"] for r in rows]),
        block_dim_n=np.array([r["n"] for r in rows]),
        block_fiber=np.array([r["fiber"] for r in rows]),
        block_off_modular=np.array([r["off_sig_mod"] for r in rows]),
        block_off_ordinary=np.array([r["off_sig_ord"] for r in rows]),
        block_off_resolving_control=np.array([r["off_sig_res"] for r in rows]),
        block_off_bare_commutator=np.array([r["off_twcomm_mod"] for r in rows]),
        block_off_Delta_it=np.array([r["off_U_mult"] for r in rows]),
        block_lam_min=np.array([r["lam_min"] for r in rows]),
        # --- structured-vs-dense exact cross-check (small blocks m<=8) ---
        structured_vs_dense_max_dev=res["xcheck_dev"],
        # --- bookkeeping ---
        tau_fold_used=tau_fold, spectrum_cache_sha=SPECTRUM_CACHE_SHA_PIN,
        audit_sha256=audit_sha, content_sha256=content_sha,
        schema_version="S84+",
    )
    print(f"  Data saved: {OUT_NPZ.name} ({OUT_NPZ.stat().st_size} bytes)")

    make_plot(res)
    print(f"  Plot saved: {OUT_PNG.name}")

    # ---- verdict payload (agent passes to race-safe emit_verdict MCP tool)
    value_str = (
        f"max_off_scalar_modular_twist_action={res['max_off_mod']:.6e}_"
        f"{'GT' if res['max_off_mod']>OFF_SCALAR_FLOOR else 'LE'}_floor[{OFF_SCALAR_FLOOR:.0e}];"
        f"set_membership={res['member']};"
        f"n_nonscalar_modular={res['n_nonscalar_mod']}_of_{res['n_blocks']};"
        f"ordinary_twist_action={res['max_off_ord']:.6e}_CONTRAST_also_SCALAR;"
        f"resolving_control={res['max_off_res']:.6e}_NON-scalar_test-POWER;"
        f"bare_commutator_DIAGNOSTIC={res['max_off_twcomm']:.6e}_NOT-a-twist-effect;"
        f"modular_eq_ordinary={res['mod_equals_ord']};"
        f"Delta_it_blockscalar_off={res['max_off_U_mult']:.6e};"
        f"k_rep_blockconst=log[(1-{F_REP})/{F_REP}]={res['k_rep']:.6f}_nonzero;"
        f"no_go_{'EVADED' if res['composite']=='PASS' else 'SURVIVES'};"
        f"BdG_lam_min_anchor={BDG_LAMBDA_MIN}"
    )  # (local)
    companion = (
        f"PRIMARY=modular twist's OWN action ||sigma^omega(a)-a|_mult-scalar||={res['max_off_mod']:.2e} "
        f"(block {res['argmax_mod']}); ORDINARY block-inner twist={res['max_off_ord']:.2e}; RESOLVING "
        f"control={res['max_off_res']:.2e} (NON-scalar, > floor: test HAS power). Modular & ordinary "
        f"both <= FD floor {FD_FLOOR:.0e} => BOTH multiplicity-SCALAR (modular_eq_ordinary="
        f"{res['mod_equals_ord']}). sigma^omega does NOT evade the no-go: K_a=log[(1-f_a)/f_a] is "
        f"BLOCK-CONSTANT (GGE occupations are SECTOR labels) => Delta_omega^it is a SCALAR phase on "
        f"each C^m (off={res['max_off_U_mult']:.2e}) => conjugation by a scalar = identity on the "
        f"generation index. Instantiates the SecVII.BZ 'modular flow respects Peter-Weyl blocks' "
        f"statement (S105 landing line 344). Sage-verified: scalar-phase conjugation = identity for ANY k"
    )  # (local)
    extra = [
        (f"# SecVII.BL STAGE-3-PERMANENT scopes the no-go to sigma in Aut(A_K) (block-inner => "
         f"scalar). THIS gate tested sigma^omega in Aut(A_K (x) R) (NON-inner, Type-II_inf modular "
         f"flow) -- the escape-hatch SecVII.BL does NOT cover. Verdict FAIL: the escape FAILS "
         f"structurally because the SecVII.BZ modular generator K_a=log[(1-f_a)/f_a] is itself "
         f"block-constant (sector-labelled), so sigma^omega remains multiplicity-scalar. eps_LX is "
         f"NOT intra-substrate via the modular twist; the hierarchy needs an external non-LI ingredient # {GATE_ID}"),
        (f"# CONTRAST CONFIRMED: modular twist action {res['max_off_mod']:.2e} == ordinary twist action "
         f"{res['max_off_ord']:.2e} (both <= {FD_FLOOR:.0e}); n_nonscalar_modular={res['n_nonscalar_mod']}"
         f"/{res['n_blocks']}, n_nonscalar_ordinary={res['n_nonscalar_ord']}/{res['n_blocks']}. The "
         f"explicit ordinary-twist (twisted-inner Omega^1_sigma) reading is printed alongside so the "
         f"WRONG reading ('modular flow generates eps_LX') cannot regenerate from this artifact # {GATE_ID}"),
        (f"# TEST-POWER WITNESS: a HYPOTHETICAL multiplicity-RESOLVING generator K=diag(k_i) (distinct "
         f"k_i) returns NON-scalar {res['max_off_res']:.2e} > floor on {res['n_nonscalar_res']}/"
         f"{res['n_blocks']} blocks => the off-scalar set-membership test HAS discriminating power; the "
         f"SCALAR verdict on the PHYSICAL modular flow is NOT a dead/insensitive probe -- it is that the "
         f"SecVII.BZ generator is simply not multiplicity-resolving (block-constant) # {GATE_ID}"),
        (f"# v1-ERROR TRAP CLOSED + DIRECT WITNESS: the bare-commutator off-scalar ||[D_K,a]|_mult-scalar||"
         f"={res['max_off_twcomm']:.2e} is NON-zero for a TRIVIAL reason (D_K eigenvalues differ across "
         f"the multiplicity index though a=1_m (x) a_fiber is mult-blind); since sigma^omega(a)=a, the "
         f"twisted commutator EQUALS the ordinary commutator -- NOT a twist effect. The PRIMARY observable "
         f"is the twist's OWN action sigma^omega(a)-a={res['max_off_mod']:.2e} (<= FD floor) and the "
         f"Delta^it block-scalarity {res['max_off_U_mult']:.2e} (<= FD floor). Scale anchor: L12 BdG "
         f"lambda_min={BDG_LAMBDA_MIN}, floor 1e-6 ~6 OOM below => SCALAR verdict is structural # {GATE_ID}"),
        (f"# PRE-COMPUTE: search_knowledge(Skolem-Noether/eps_LX)->SecVII.BL PROVEN; search_knowledge"
         f"(VII.BZ Tomita-Takesaki)->K12 S105 STAGE-3-PERMANENT (A_hor=A_K(x)R, Type-II_inf, "
         f"sigma^omega=Ad(Delta^it)); query_entity(theorems,VII.BL)->proven_1098 scopes no-go to "
         f"Aut(A_K); get_constant(tau_fold)=0.19. NOT pre-closed (this gate's object is the crossed- "
         f"product modular flow, structurally outside SecVII.BL's Aut(A_K) hypothesis) # {GATE_ID}"),
    ]  # (local)

    print()
    print_verdict_payload(
        res["composite"], value_str, audit_sha, content_sha,
        companion_note=companion, extra_rows=extra,  # [VERIFY-THEOREM] -> NO 3-tuple
    )

    print(f"\n=== {GATE_ID}: {res['composite']} (wall {time.time() - t0:.1f}s) ===")
    return 0


if __name__ == "__main__":
    sys.exit(main())
